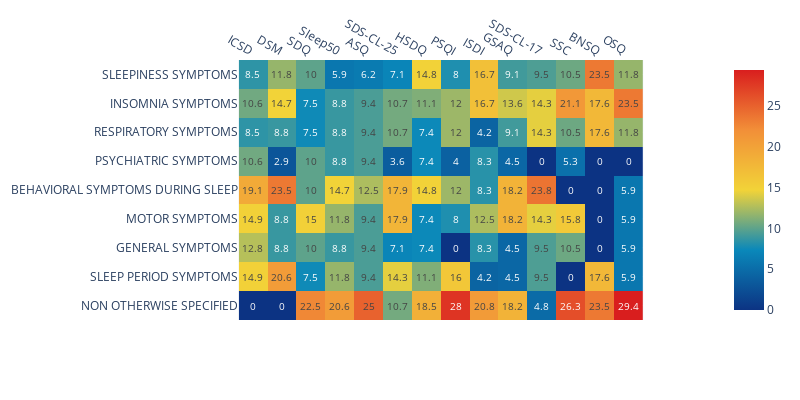

Notebook cell for this chart:
### Markdown cell above
## Distribution across the categories of the symptoms measured by each questionnaire
(i.e. same thing as before, but normalized by questionnaire (sum across lines equals 1)).

### Code cell
if df.shape[0] != df['Category'].isnull().sum() : 
  fig = px.imshow(pd.DataFrame(np.round(normalize(cat_per_questionnaire,norm='l1').T*100,1), # for printing text, we round the percentages to 1 decimal
                              columns = cat_per_questionnaire.index,
                              index= cat_per_questionnaire.columns),
                  text_auto=True, # add the text
                  color_continuous_scale= 'Portland'# more color palettes available here : https://plotly.com/python/builtin-colorscales/
  )
  fig.update_xaxes(side="top") # xaxis on top of the figure
  fig.update_layout(
    autosize=False,
    width=800,
    height=400
    )
  fig.write_image("figure3_heatmap.pdf") # writing the figure in a file
  fig.show() # showing the figure
else : 
  print('No category in this dataframe !')

### Figure 1 — Plotly figure (JSON) as saved in the notebook; plotly's stock layout.template omitted (floating-point values rounded to 4 significant figures)
{"data": [{"coloraxis": "coloraxis", "hovertemplate": "x: %{x}<br>y: %{y}<br>color: %{z}<extra></extra>", "name": "0", "texttemplate": "%{z}", "type": "heatmap", "x": ["ICSD", "DSM", "SDQ", "Sleep50", "ASQ", "SDS-CL-25", "HSDQ", "PSQI", "ISDI", "GSAQ", "SDS-CL-17", "SSC", "BNSQ", "OSQ "], "xaxis": "x", "y": ["SLEEPINESS SYMPTOMS", "INSOMNIA SYMPTOMS", "RESPIRATORY SYMPTOMS", "PSYCHIATRIC SYMPTOMS", "BEHAVIORAL SYMPTOMS DURING SLEEP", "MOTOR SYMPTOMS", "GENERAL SYMPTOMS", "SLEEP PERIOD SYMPTOMS", "NON OTHERWISE SPECIFIED"], "yaxis": "y", "z": [[8.5, 11.8, 10, 5.9, 6.2, 7.1, 14.8, 8, 16.7, 9.1, 9.5, 10.5, 23.5, 11.8], [10.6, 14.7, 7.5, 8.8, 9.4, 10.7, 11.1, 12, 16.7, 13.6, 14.3, 21.1, 17.6, 23.5], [8.5, 8.8, 7.5, 8.8, 9.4, 10.7, 7.4, 12, 4.2, 9.1, 14.3, 10.5, 17.6, 11.8], [10.6, 2.9, 10, 8.8, 9.4, 3.6, 7.4, 4, 8.3, 4.5, 0, 5.3, 0, 0], [19.1, 23.5, 10, 14.7, 12.5, 17.9, 14.8, 12, 8.3, 18.2, 23.8, 0, 0, 5.9], [14.9, 8.8, 15, 11.8, 9.4, 17.9, 7.4, 8, 12.5, 18.2, 14.3, 15.8, 0, 5.9], [12.8, 8.8, 10, 8.8, 9.4, 7.1, 7.4, 0, 8.3, 4.5, 9.5, 10.5, 0, 5.9], [14.9, 20.6, 7.5, 11.8, 9.4, 14.3, 11.1, 16, 4.2, 4.5, 9.5, 0, 17.6, 5.9], [0, 0, 22.5, 20.6, 25, 10.7, 18.5, 28, 20.8, 18.2, 4.8, 26.3, 23.5, 29.4]]}], "layout": {"autosize": false, "coloraxis": {"colorscale": [[0, "rgb(12,51,131)"], [0.25, "rgb(10,136,186)"], [0.5, "rgb(242,211,56)"], [0.75, "rgb(242,143,56)"], [1, "rgb(217,30,30)"]]}, "height": 400, "margin": {"t": 60}, "width": 800, "xaxis": {"anchor": "y", "constrain": "domain", "domain": [0, 1], "scaleanchor": "y", "side": "top"}, "yaxis": {"anchor": "x", "autorange": "reversed", "constrain": "domain", "domain": [0, 1]}}}
